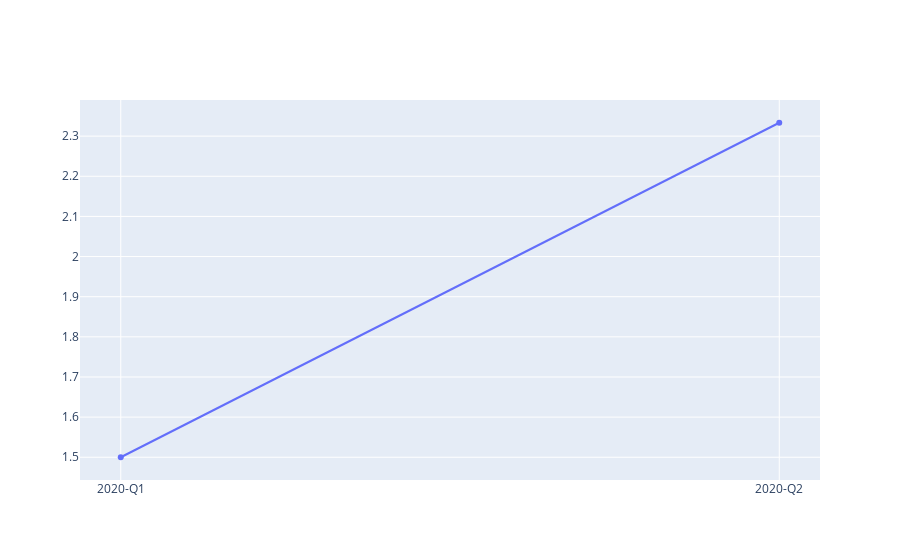

Notebook code cell kept with this figure:
### Code cell
x = getQuartersArr(quarters)
y = getSumDigitalStandardsArr(quarters)

fig = go.Figure(data=[go.Scatter(x=x, y=y)])

fig.update_layout(xaxis_range=quartersArr)
fig.show()

### Figure 1 — Plotly figure (JSON) as saved in the notebook; plotly's stock layout.template omitted (floating-point values rounded to 4 significant figures)
{"data": [{"type": "scatter", "x": ["2020-Q1", "2020-Q2"], "y": [1.5, 2.333]}], "layout": {"xaxis": {"range": ["2020-Q1", "2020-Q2"]}}}
